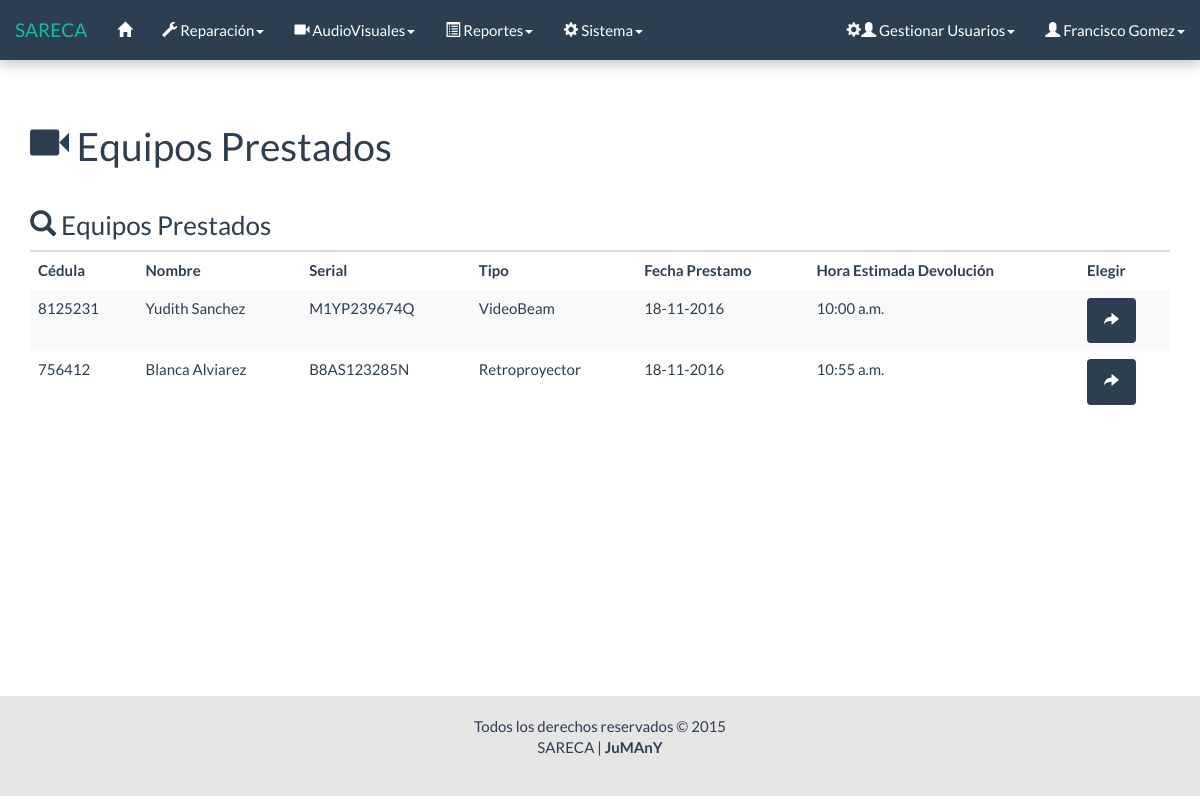
The app's page /html/devolucion_f.php (signed in), older data.
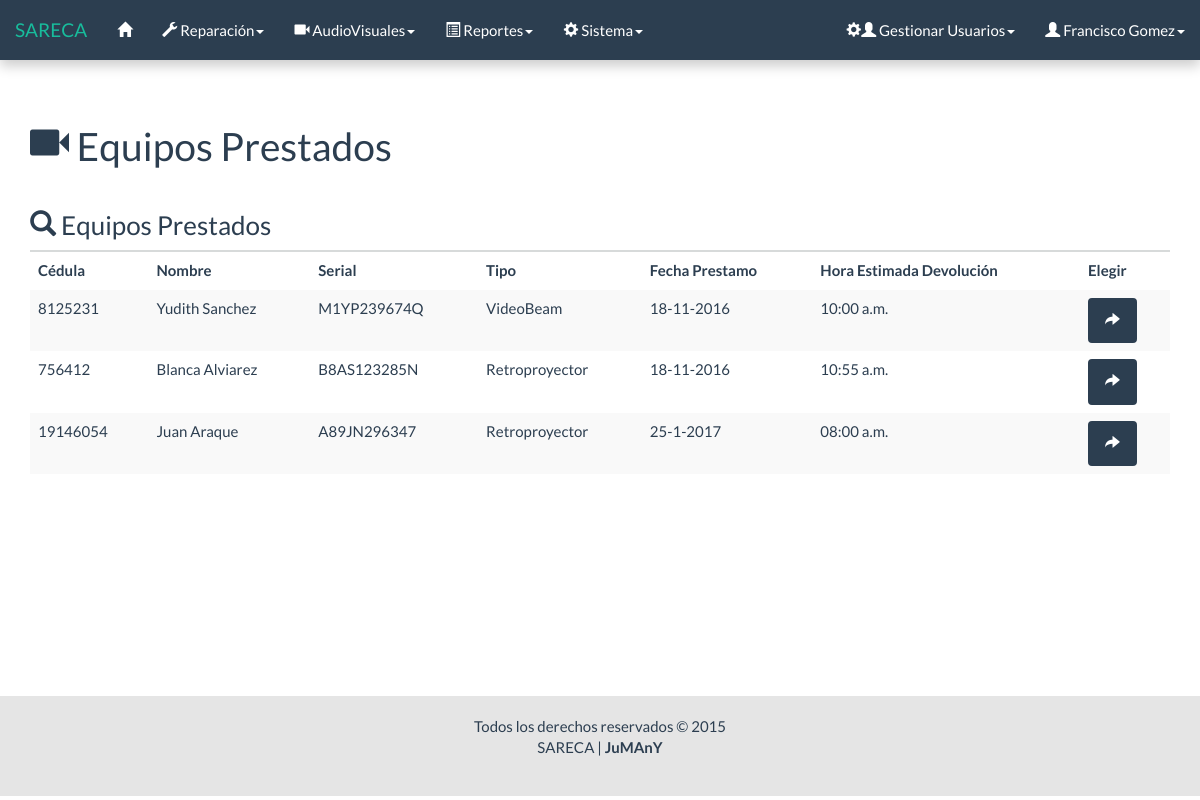
The same page, newer data.
### tables this page shows
CREATE TABLE `prestamo` (
  `Id` int(11) NOT NULL AUTO_INCREMENT,
  `Serial_equipo` varchar(11) NOT NULL,
  `Fecha_prestamo` date NOT NULL,
  `hora_prestamo` time NOT NULL,
  `hora_estimada_devolucion` time NOT NULL,
  `destino` varchar(50) NOT NULL,
  `Id_usuario_prestador` varchar(50) NOT NULL,
  `Cedula` int(8) NOT NULL,
  `carrera` varchar(30) NOT NULL,
  `Estado` int(1) NOT NULL,
  `observacion_prestamo` varchar(200) NOT NULL,
  `fecha_devolucion` date NOT NULL,
  `hora_devolucion` time NOT NULL,
  `id_usuario_receptor` varchar(50) NOT NULL,
  `observacion_devolucion` varchar(200) NOT NULL,
  PRIMARY KEY (`Id`),
  KEY `Id_usuario` (`Id_usuario_prestador`),
  KEY `Serial_equipo` (`Serial_equipo`),
  KEY `Cedula` (`Cedula`),
  KEY `id_usuario_receptor` (`id_usuario_receptor`),
  CONSTRAINT `prestamo_ibfk_3` FOREIGN KEY (`Id_usuario_prestador`) REFERENCES `usuario` (`Id`) ON UPDATE CASCADE,
  CONSTRAINT `prestamo_ibfk_5` FOREIGN KEY (`Serial_equipo`) REFERENCES `equipo_audiovisual` (`Serial`) ON UPDATE CASCADE,
  CONSTRAINT `prestamo_ibfk_6` FOREIGN KEY (`Cedula`) REFERENCES `persona` (`Cedula`) ON UPDATE CASCADE
);

CREATE TABLE `persona` (
  `Cedula` int(8) NOT NULL,
  `Nombre` varchar(30) NOT NULL,
  `cargo` varchar(50) NOT NULL,
  PRIMARY KEY (`Cedula`)
);

CREATE TABLE `equipo_audiovisual` (
  `Serial` varchar(11) NOT NULL,
  `tipo` int(1) NOT NULL,
  `numero` tinyint(4) NOT NULL,
  `rbn` varchar(20) NOT NULL,
  `modelo` varchar(20) NOT NULL,
  `marca` varchar(30) NOT NULL,
  `inf_adic` varchar(50) NOT NULL,
  `Estado` int(1) NOT NULL,
  PRIMARY KEY (`Serial`)
);

### html/devolucion_f.php (the view, shortened to what this page needs)
<?php
	require('../php/conexion/conexion.php');
	$sql = "SELECT *
			FROM equipo_audiovisual
			JOIN prestamo ON equipo_audiovisual.Serial = prestamo.Serial_equipo
			JOIN persona ON prestamo.Cedula = persona.Cedula
			WHERE equipo_audiovisual.Estado = 2
			AND prestamo.Estado = 2";
	$res = $conectar->query($sql);
?>
<!DOCTYPE html>
<html lang="es">
	<head>
		<link rel="stylesheet" href="../css/bootstrap.css">
		<link rel="stylesheet" href="../css/general.css">
	</head>
	<body>
		<div id="wrap">
			<?php
				include("menu/menu.php");
			?>
			<div class="container">
				<div class="bs-docs-section">
					<?php
						include('mensaje/mensaje.php');
					?>
					<div class="row">
						<div class="col-lg-12">
							<div class="page-header">
								<h1><span class="glyphicon glyphicon-facetime-video"></span> Equipos Prestados</h1>
							</div>
							<?php
							if ($res->num_rows == 0) {
							?>
								<div class="alert alert-dismissible alert-info">
									<strong>No hay equipos AudioVisuales en préstamo.</strong>
								</div>
							<?php
							} else {
							?>
								<h3><span class="glyphicon glyphicon-search"></span> Equipos Prestados</h3>
								<table class="table table-striped table-hover">
									<thead>
										<tr>
											<th>Cédula</th>
											<th>Nombre</th>
											<th>Serial</th>
											<th>Tipo</th>
											<th>Fecha Prestamo</th>
											<th>Hora Estimada Devolución</th>
											<th>Elegir</th>
										</tr>
									</thead>
									<tbody>
										<?php
										while ($fila = $res->fetch_object()) {
											$tipo = ($fila->tipo == 1) ? 'VideoBeam' : 'Retroproyector';
											list($a,$m,$d) = explode('-',$fila->Fecha_prestamo);
											list($hh,$mm,) = explode(':',$fila->hora_estimada_devolucion);
											$r = $hh - 12;
											if ($r > 0) {
												$hh = $r;
												$periodo_meridiano = 'p.m.';
											} elseif ($r == 0) {
												$periodo_meridiano = 'p.m.';
											} else {
												$periodo_meridiano = 'a.m.';
											}
											printf('
												<tr>
													<td>%d</td>
													<td>%s</td>
													<td>%s</td>
													<td>%s</td>
													<td>%d-%d-%d</td>
													<td>%s:%s %s</td>
													<td><a href="proceso_devolucion_f.php?s=%s" data-toggle="tooltip" data-placement="right" data-original-title="Devolver" class="btn btn-primary"><span class="glyphicon glyphicon-share-alt"></span></a></td>
												</tr>',
												$fila->Cedula,
												$fila->Nombre,
												$fila->Serial_equipo,
												$tipo,
												$d,
												$m,
												$a,
												$hh,
												$mm,
												$periodo_meridiano,
												$fila->Serial_equipo
											);
										}
										?>
									</tbody>
								</table>
							<?php
							}
							?>
						</div>
					</div>
				</div>
			</div>
			<div id="push"></div>
		</div>
		<div id="footer">
			<div class="container">
				<p class="muted credit">
					Todos los derechos reservados &copy; 2015 <br>
					SARECA | <b>JuMAnY</b>
				</p>
			</div>
		</div>
	</body>
</html>

### html/menu/menu.php (shortened to what this page needs)
<nav class="navbar navbar-default navbar-fixed-top">
	<div class="container-fluid">
		<div class="navbar-header">
			<a class="navbar-brand" href="#">SARECA</a>
		</div>
		<div class="collapse navbar-collapse" id="bs-example-navbar-collapse-1">
			<ul class="nav navbar-nav">
				<li data-toggle="tooltip" data-placement="bottom" title="" data-original-title="Inicio"><a href="inicio.php"><span class="glyphicon glyphicon-home"></span></a></li>
				<?php if($_SESSION["nivel"] == 3 || $_SESSION["nivel"] == 1){ ?>
							<li class="dropdown">
								<a href="#" class="dropdown-toggle" data-toggle="dropdown" role="button" aria-expanded="false"><span class="glyphicon glyphicon-wrench"></span> Reparación<span class="caret"></span></a>
							</li>
				<?php 	}
						if($_SESSION["nivel"] == 2 || $_SESSION["nivel"] == 1){
				?>
							<li class="dropdown">
								<a href="#" class="dropdown-toggle" data-toggle="dropdown" role="button" aria-expanded="false"><span class="glyphicon glyphicon-facetime-video"></span> AudioVisuales<span class="caret"></span></a>
							</li>
				<?php
				 		}
				?>
				<li class="dropdown">
					<a href="#" class="dropdown-toggle" data-toggle="dropdown" role="button" aria-expanded="false"><span class="glyphicon glyphicon-list-alt"></span> Reportes<span class="caret"></span></a>
				</li>
				<?php
						if($_SESSION["nivel"] == 1){
				?>
							<li class="dropdown">
								<a href="#" class="dropdown-toggle" data-toggle="dropdown" role="button" aria-expanded="false"><span class="glyphicon glyphicon-cog"></span> Sistema<span class="caret"></span></a>
							</li>
				<?php 	} ?>
			</ul>
			<ul class="nav navbar-nav navbar-right">
				<?php if($_SESSION["nivel"] == 1){ ?>
							<li class="dropdown">
								<a href="#" class="dropdown-toggle" data-toggle="dropdown" role="button" aria-expanded="false"><span class="glyphicon glyphicon-cog"></span><span class="glyphicon glyphicon-user"></span> Gestionar Usuarios<span class="caret"></span></a>
							</li>
				<?php } ?>
				<li data-toggle="tooltip" data-placement="left" title="" data-original-title="Perfil Usuario" class="dropdown">
					<a href="#" class="dropdown-toggle" data-toggle="dropdown" role="button" aria-expanded="false"><span class="glyphicon glyphicon-user"></span> <?=$_SESSION['nombre']?><span class="caret"></span></a>
				</li>
			</ul>
		</div>
	</div>
</nav>

### html/mensaje/mensaje.php (shortened to what this page needs)
<div class="row">
	<div class="col-lg-6 col-lg-offset-3">
		<br>
	</div>
</div>

### css/general.css (style rules this page uses)
html, body { height: 100%; }
.navbar { box-shadow: 0px 6px 12px rgba(0, 0, 0, 0.2); }
#wrap { min-height: 100%; height: auto !important; height: 100%; margin: 0 auto -104px; }
#push, #footer { height: 100px; }
#footer { text-align: center; background-color: #e5e5e5; }
#wrap > .container { padding-top: 60px; }
.container .credit { margin: 20px 0; }

Row changes from the older to the newer data that the page shows:
added prestamo: Cedula.Cedula "19146054", Cedula.Nombre "Juan Araque", Serial_equipo "A89JN296347", Serial_equipo.tipo "Retroproyector", d "25", m "1", a "2017", hh "08", mm "00", periodo_meridiano "a.m."
